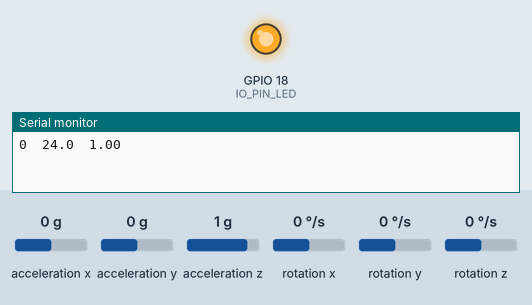
This sketch was run on a simulated ESP32. Parts: output pins drawn as LEDs (lit = HIGH), the last lines printed to the serial monitor. Wiring (inferred from the names in the program): MPU-6050 motion sensor at I2C address 0x68. Inputs (shaded band) come from the test bench; at power-on: acceleration x 0 g, acceleration y 0 g, acceleration z 1 g, rotation x 0 °/s, rotation y 0 °/s, rotation z 0 °/s.

Above: at 0.01 s.
At 1.2 s:
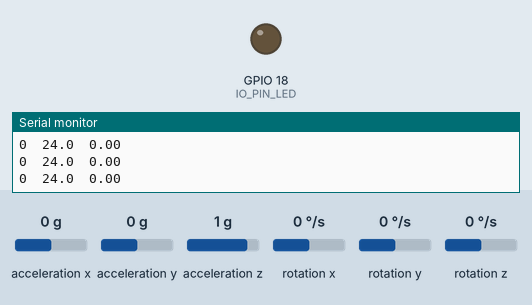
1.3 s: acceleration x set to -1.4 g
At 2.1 s:
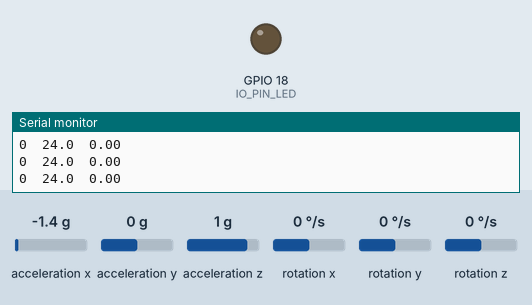
Timing chart, 0 to 4.3 s (numbered marks = the images above; inputs shaded):
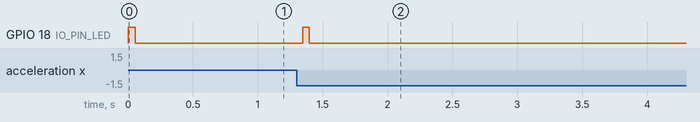

Measured:
- after the input at 1.3 s, GPIO 18 (IO_PIN_LED): LOW → HIGH after 0.05 s, → LOW 0.05 s later

The sketch:

MPU6050.ino
```cpp
// MPU-6050 Accelerometer + Gyro

// I2C É A N Z X · é ½ ß ÉWire   C u     ð g p
#include <Wire.h>

#include "dev_MPU6050.h"


// I2C
#define IO_PIN_SDA 				SDA
#define IO_PIN_SCL 				SCL

// LED
#define	IO_PIN_LED				(18)


//  f o C X   ú »   É À s ³ ê é
void setup()
{
	// LED
	pinMode(IO_PIN_LED, OUTPUT);

	//  { [   [ g ð115200bps É Z b g
	Serial.begin(115200);

	// I2C   ú »
	Wire.begin(IO_PIN_SDA, IO_PIN_SCL);

	MPU6050_init(&Wire);

}

float pre_acc = 0;
void loop()
{
	int error;
	float	acc_x, acc_y, acc_z;
	float	gyro_x, gyro_y, gyro_z;
	float	temperature;

	//  Á ¬ x A p ¬ x A · x ð æ ¾
	error = MPU6050_get_all(&acc_x, &acc_y, &acc_z, &gyro_x, &gyro_y, &gyro_z, &temperature);

	Serial.print(error, DEC);
	Serial.print("\t");

	Serial.print(temperature, 1);
	Serial.print("\t");

	float abs_acc2 = (acc_x*acc_x + acc_y*acc_y + acc_z*acc_z);
	float diff_acc = abs_acc2 - pre_acc;
	if(diff_acc < 0) {
		diff_acc = -diff_acc;
	}
	pre_acc = abs_acc2;
	Serial.print(diff_acc, 2);
	Serial.print("\t");
	Serial.println("");

	if(diff_acc < 0.2) {
		digitalWrite(IO_PIN_LED,LOW);
	}
	else {
		digitalWrite(IO_PIN_LED,HIGH);
	}

	delay(50);
}
```

dev_MPU6050.h
```cpp
// MPU-6050 Accelerometer + Gyro

void MPU6050_init(TwoWire* pWire);

int MPU6050_get_all(
		float* p_acc_x,
		float* p_acc_y,
		float* p_acc_z,
		float* p_gyro_x,
		float* p_gyro_y,
		float* p_gyro_z,
		float* p_temperature);
```

dev_MPU6050.ino
```cpp
// MPU-6050 Accelerometer + Gyro

// I2C É A N Z X · é ½ ß ÉWire   C u     ð g p
#include <Wire.h>

#include "dev_MPU6050.h"

//    W X ^ A h   X
#define MPU6050_ACCEL_XOUT_H 0x3B  // R
#define MPU6050_WHO_AM_I     0x75  // R
#define MPU6050_PWR_MGMT_1   0x6B  // R/W
#define MPU6050_I2C_ADDRESS  0x68

#define SWAP(x,y) swap = x; x = y; y = swap

//  \ ¢ Ì è `
typedef union accel_t_gyro_union {
	struct {
		uint8_t x_accel_h;
		uint8_t x_accel_l;
		uint8_t y_accel_h;
		uint8_t y_accel_l;
		uint8_t z_accel_h;
		uint8_t z_accel_l;
		uint8_t t_h;
		uint8_t t_l;
		uint8_t x_gyro_h;
		uint8_t x_gyro_l;
		uint8_t y_gyro_h;
		uint8_t y_gyro_l;
		uint8_t z_gyro_h;
		uint8_t z_gyro_l;
	}
	reg;
	struct {
		int16_t x_accel;
		int16_t y_accel;
		int16_t z_accel;
		int16_t temperature;
		int16_t x_gyro;
		int16_t y_gyro;
		int16_t z_gyro;
	}
	value;
};

TwoWire* g_pWire = NULL;


void MPU6050_init(TwoWire* pWire)
{
	int error;
	uint8_t c;

	g_pWire = pWire;

	//    ñ Ì Ç Ý o µ
	error = MPU6050_read(MPU6050_WHO_AM_I, &c, 1);

	//  ® ì   [ h Ì Ç Ý o µ
	error = MPU6050_read(MPU6050_PWR_MGMT_1, &c, 1);

	// MPU6050 ® ì J n
	MPU6050_write_reg(MPU6050_PWR_MGMT_1, 0);
}

int MPU6050_get_all(
		float* p_acc_x,
		float* p_acc_y,
		float* p_acc_z,
		float* p_gyro_x,
		float* p_gyro_y,
		float* p_gyro_z,
		float* p_temperature)
{
	int error;
	accel_t_gyro_union accel_t_gyro;

	//  Á ¬ x A p ¬ x Ì Ç Ý o µ
	// accel_t_gyro Í Ç Ý o µ ½ l ð Û ¶ · é \ ¢ Ì A » Ì ã ë Ì ø   Í æ è o · o C g  
	error = MPU6050_read(MPU6050_ACCEL_XOUT_H, (uint8_t *)&accel_t_gyro, sizeof(accel_t_gyro));

	//  æ ¾ Å « é f [ ^ Í r b O G   f B A   È Ì Å ã Ê o C g Æ º Ê o C g Ì ü ê Ö ¦ iAVR Í   g   G   f B A   j
	uint8_t swap;
	SWAP (accel_t_gyro.reg.x_accel_h, accel_t_gyro.reg.x_accel_l);
	SWAP (accel_t_gyro.reg.y_accel_h, accel_t_gyro.reg.y_accel_l);
	SWAP (accel_t_gyro.reg.z_accel_h, accel_t_gyro.reg.z_accel_l);
	SWAP (accel_t_gyro.reg.t_h, accel_t_gyro.reg.t_l);
	SWAP (accel_t_gyro.reg.x_gyro_h, accel_t_gyro.reg.x_gyro_l);
	SWAP (accel_t_gyro.reg.y_gyro_h, accel_t_gyro.reg.y_gyro_l);
	SWAP (accel_t_gyro.reg.z_gyro_h, accel_t_gyro.reg.z_gyro_l);

	//  æ ¾ µ ½ Á ¬ x l ð ª ð \ Å   Á Ä Á ¬ x(G) É Ï · · é
	*p_acc_x = accel_t_gyro.value.x_accel / 16384.0; //FS_SEL_0 16,384 LSB / g
	*p_acc_y = accel_t_gyro.value.y_accel / 16384.0;
	*p_acc_z = accel_t_gyro.value.z_accel / 16384.0;

	//  æ ¾ µ ½ p ¬ x l ð ª ð \ Å   Á Ä p ¬ x(degrees per sec) É Ï · · é
	*p_gyro_x = accel_t_gyro.value.x_gyro / 131.0;//FS_SEL_0 131 LSB / (  /s)
	*p_gyro_y = accel_t_gyro.value.y_gyro / 131.0;
	*p_gyro_z = accel_t_gyro.value.z_gyro / 131.0;

	//  · x Ì v Z B ® Í   W X ^ } b v É Ú Á Ä Ü · B ± Ì ® ¨ © µ ¢ © à c B
	*p_temperature = ( (float) accel_t_gyro.value.temperature + 12412.0) / 340.0;

	return	error;
}

// MPU6050_read
int MPU6050_read(int start, uint8_t *buffer, int size)
{
	int i, n, error;

	if(g_pWire == NULL) {
		return	-99;
	}

	g_pWire->beginTransmission(MPU6050_I2C_ADDRESS);
	n = g_pWire->write(start);
	if(n != 1) {
		return (-10);
	}
	n = g_pWire->endTransmission(false);// hold the I2C-bus
	if(n != 0) {
		return (n);
	}
	// Third parameter is true: relase I2C-bus after data is read.
	g_pWire->requestFrom(MPU6050_I2C_ADDRESS, size, true);
	i = 0;
	while(g_pWire->available() && i < size) {
		buffer[i++] = g_pWire->read();
	}
	if( i != size) {
		return (-11);
	}

	return (0); // return : no error
}

// MPU6050_write
int MPU6050_write(int start, const uint8_t *pData, int size)
{
	int n, error;

	if(g_pWire == NULL) {
		return	-99;
	}

	g_pWire->beginTransmission(MPU6050_I2C_ADDRESS);
	n = g_pWire->write(start);// write the start address
	if(n != 1) {
		return (-20);
	}
	n = g_pWire->write(pData, size);// write data bytes
	if(n != size) {
		return (-21);
	}
	error = g_pWire->endTransmission(true); // release the I2C-bus
	if(error != 0) {
		return (error);
	}

	return (0);// return : no error
}

// MPU6050_write_reg
int MPU6050_write_reg(int reg, uint8_t data)
{
	int error;
	error = MPU6050_write(reg, &data, 1);

	return (error);
};
```
